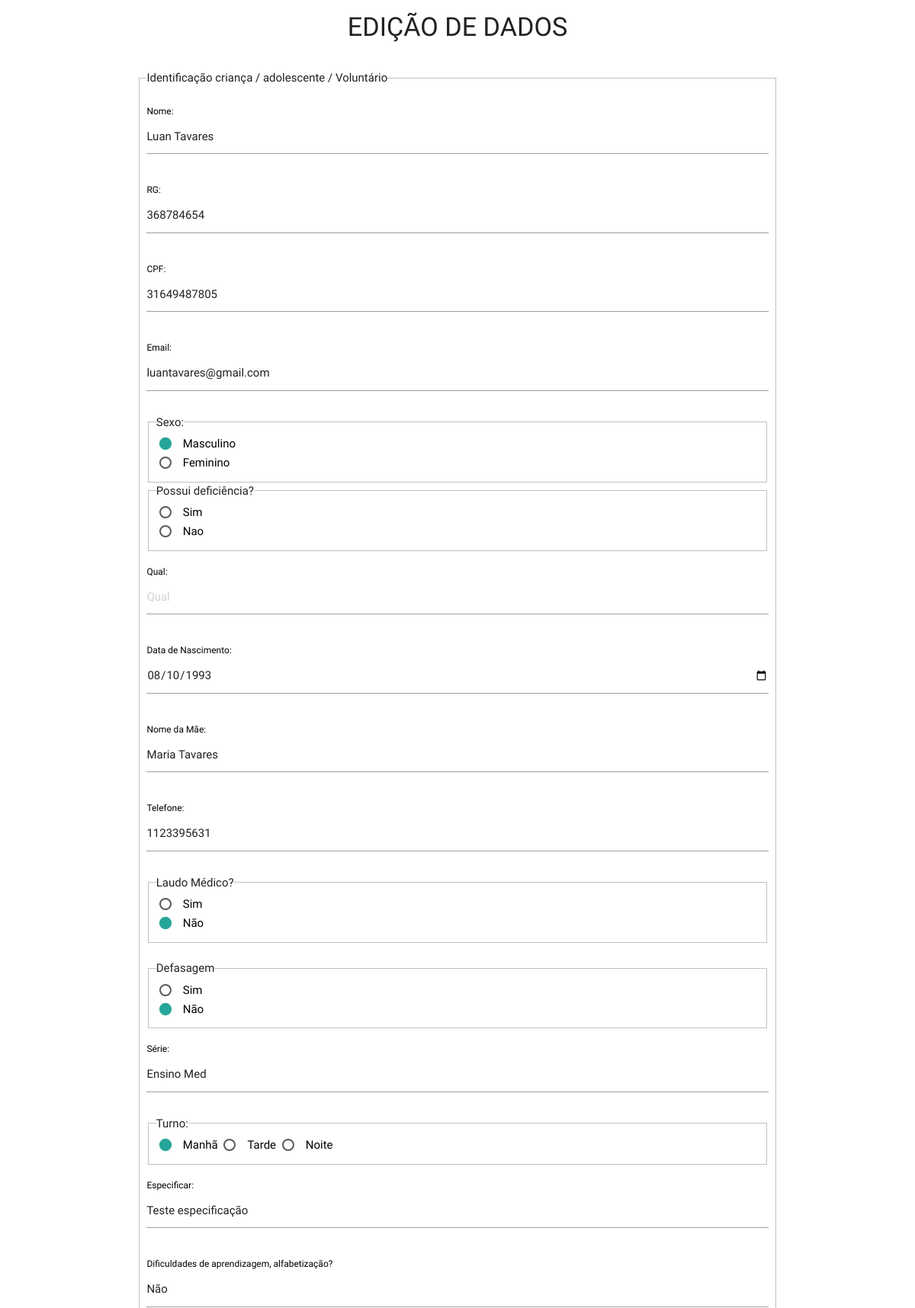
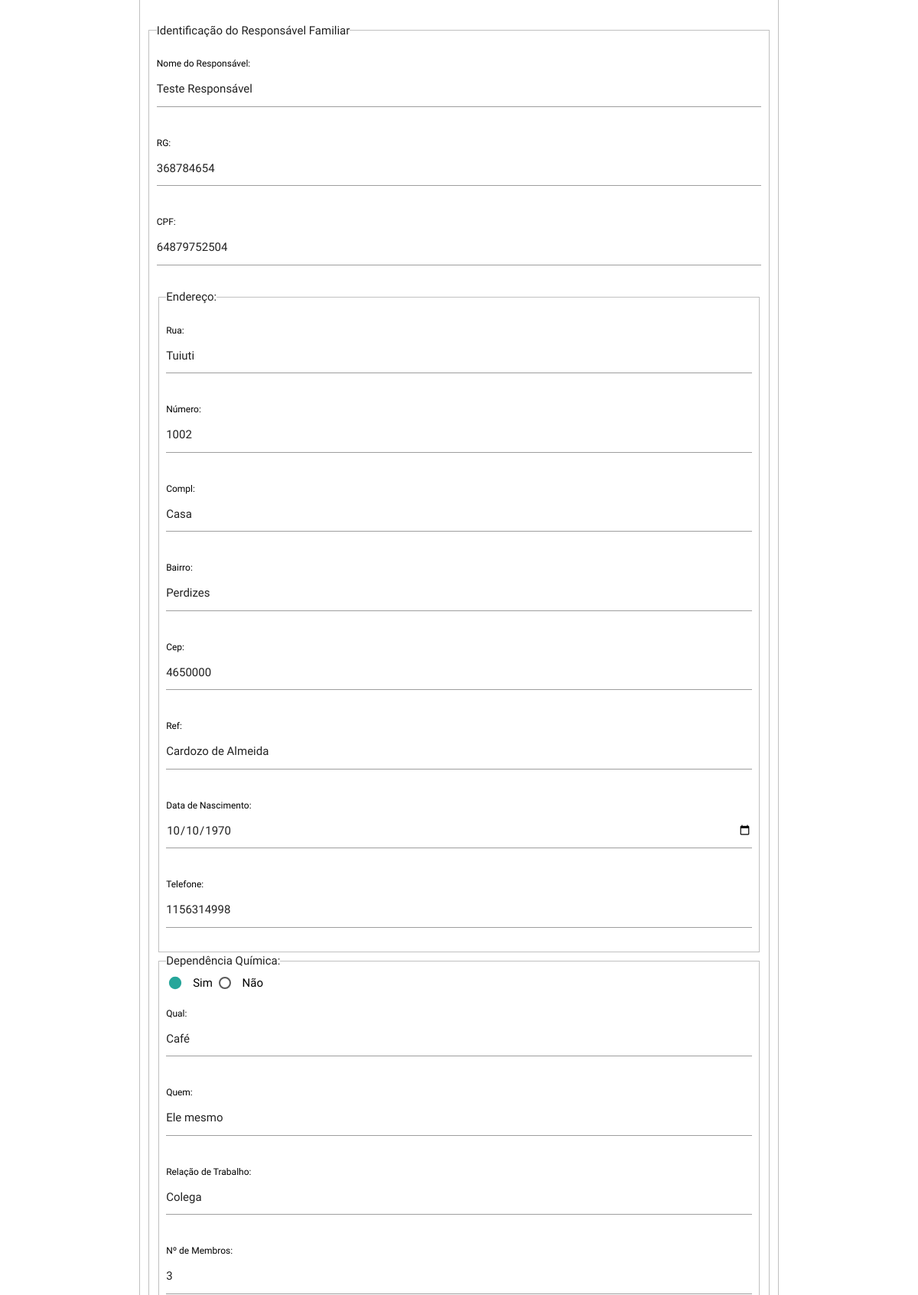
Page /editar_dados.php?id=22 (signed in, upper part) on the committed database (2 pictures, top to bottom).
### tables this page shows
CREATE TABLE `cadastro` (
  `id` int(11) NOT NULL,
  `tNome` varchar(200) NOT NULL,
  `tRg` int(11) NOT NULL,
  `tCpf` varchar(11) NOT NULL,
  `tMail` varchar(200) NOT NULL,
  `tSexo` varchar(100) NOT NULL,
  `input_fildeset_deficiencia` varchar(200) NOT NULL,
  `tQual` varchar(200) NOT NULL,
  `tNasc` date NOT NULL,
  `tNomeM` varchar(200) NOT NULL,
  `tTel` varchar(20) NOT NULL,
  `input_fildeset_laudo` varchar(200) NOT NULL,
  `input_fildeset_defasagem` varchar(200) NOT NULL,
  `tEscola` varchar(200) NOT NULL,
  `tSerie` varchar(10) NOT NULL,
  `input_fildeset_turno` varchar(30) NOT NULL,
  `tEspecificar` varchar(200) NOT NULL,
  `tDif` varchar(200) NOT NULL,
  `tNomeResp` varchar(200) NOT NULL,
  `tRgId` int(11) NOT NULL,
  `tCpfId` varchar(11) NOT NULL,
  `tRua` varchar(200) NOT NULL,
  `tNum` varchar(200) NOT NULL,
  `tCompl` varchar(200) NOT NULL,
  `tBairro` varchar(100) NOT NULL,
  `tCep` int(11) NOT NULL,
  `tRef` varchar(200) NOT NULL,
  `tNasc2` date NOT NULL,
  `tTel2` varchar(20) NOT NULL,
  `input_fildeset_dependencia` varchar(200) NOT NULL,
  `tQual2` varchar(200) NOT NULL,
  `tQuem` varchar(200) NOT NULL,
  `tRtrab` varchar(200) NOT NULL,
  `tNumM` int(11) NOT NULL,
  `tValor2` int(11) NOT NULL,
  `tPC` int(11) NOT NULL,
  `input_fildeset_beneficiario` varchar(3) NOT NULL,
  `tValor` int(11) NOT NULL,
  `tNomeMor` varchar(1000) NOT NULL,
  `tVinc` varchar(200) NOT NULL,
  `tDN` date NOT NULL,
  `tEsc` varchar(200) NOT NULL,
  `tOc` varchar(200) NOT NULL,
  `input_fildeset_tMoradia` varchar(30) NOT NULL,
  `tValor3` int(11) NOT NULL,
  `input_fildeset_tConstr` varchar(20) NOT NULL,
  `tAtv` varchar(200) NOT NULL,
  `tTr` varchar(200) NOT NULL
);

### editar_dados.php (the view, shortened to what this page needs)
<?php session_start(); if($_SESSION['userc'] and $_SESSION['senhac'] == true ){ include 'connect.php';?><?php
include 'connect.php';
$id= $_REQUEST["id"];
$sql = $pdo->prepare("select * from cadastro where id='$id' ");
$sql->execute();
$dados = $sql->fetch(PDO::FETCH_ASSOC);
?>
<!DOCTYPE html>
  <html lang="pt-br">
    <head>
      <link type="text/css" rel="stylesheet" href="css/materialize.min.css"  media="screen,projection"/>
      <link rel="stylesheet" type="text/css" href="css/style.css" >
    </head>
    <body>
    <div class="container">
      <h4 class="center">EDIÇÃO DE DADOS</h4><br/>
<form method="post" id="fContato" action="">
  <fieldset id="cadastro">
<legend>Identificação criança / adolescente / Voluntário</legend>
<p><label for="cNome">Nome:</label><input type="text" name="tNome" value="<?php echo $dados['tNome']?>" id="cNome" size="20" maxlength="40" placeholder="Nome Completo" /></p>
<p><label for="cRg">RG:</label><input type="text" name="tRg" value="<?php echo $dados['tRg']?>" id="cRg" size="9" maxlength="9" placeholder="RG"></p>
<p><label for="cCpf">CPF:</label><input type="text" name="tCpf" id="cCpf" value="<?php echo $dados['tCpf']?>" maxlength="11" placeholder="CPF"></p>
<p><label for="cEmail">Email:</label><input type="email" name="tMail" value="<?php echo $dados['tMail']?>" id="cEmail" size="20" maxlength="40" placeholder="Email" /></p>
<fieldset id="sexo"><legend>Sexo:</legend>
  <input type="radio" name="tSexo" value="Masculino" id="cMasc" <?php if ($dados['tSexo']=='Masculino'){echo 'checked';} ?>/><label for="cMasc">Masculino</label><br/>
  <input type="radio" name="tSexo" value="Feminino"  id="cFem" <?php if ($dados['tSexo']=='Feminino'){echo 'checked';} ?>/> <label for="cFem">Feminino</label><br/>
</fieldset>
<fieldset id="deficiencia"><legend>Possui deficiência?</legend>
  <input type="radio" name="tDeficiencia" value="Sim" id="cSim" <?php if ($dados['input_fildeset_deficiencia']=='Sim'){echo 'checked';} ?>/><label for="cSim">Sim</label><br/>
  <input type="radio" name="tDeficiencia" value="Nao" id="cNao" <?php if ($dados['input_fildeset_deficiencia']=='Nao'){echo 'checked';} ?>/><label for="cNao">Nao</label>
</fieldset>
<p><label for="cQual">Qual:<label><input type="text" name="tQual" value="<?php echo $dados['tQual']?>" id="cQual" size="20" maxlength="40" placeholder="Qual" /></p>
<p><label for="cNasc">Data de Nascimento:</label><input type="date"  name="tNasc" value="<?php echo $dados['tNasc']?>" id="cNasc"></p>
<p><label for="cNomeM">Nome da Mãe:</label><input type="text" name="tNomeM" value="<?php echo $dados['tNomeM']?>" id="cNomeM" size="20" maxlength="40" placeholder="Nome Completo" /></p>
<p><label for="cTel">Telefone:</label><input type="number" name="tTel" value="<?php echo $dados['tTel']?>" id="cTel" placeholder="(11)99999-9999"/></p>
<fieldset id="laudo"><legend>Laudo Médico?</legend>
  <input type="radio" name='tLaudo' value="Sim" id='cLaudoSim' <?php if ($dados['input_fildeset_laudo']=='Sim'){echo 'checked';} ?>/><label for='cLaudoSim'>Sim</label><br/>
  <input type="radio" name='tLaudo' value="Nao" id='cLaudoNao' <?php if ($dados['input_fildeset_laudo']=='Nao'){echo 'checked';} ?>/><label for='cLaudoNao'>Não</label>
</fieldset>
<br>
<fieldset id="defasagem"><legend>Defasagem</legend>
  <input type="radio" name="tDefa" value="Sim" id='cDefaSim' <?php if ($dados['input_fildeset_defasagem']=='Sim'){echo 'checked';} ?>/><label for='cDefaSim'>Sim</label><br/>
  <input type="radio" name="tDefa" value="Nao" id="cDefaNao" <?php if ($dados['input_fildeset_defasagem']=='Nao'){echo 'checked';} ?>/><label for="cDefaNao">Não</label>
</fieldset>
<p><label for="cSerie">Série:</label><input type="text" name="tSerie" value="<?php echo $dados['tSerie']?>" id="cSerie" size="20" maxlength="40" placeholder="Escreva por Extenso"></p>
<fieldset><legend>Turno:</legend>
  <input type="radio" value="Manha" name="tTurno" id="cManha" <?php if ($dados['input_fildeset_turno']=='Manha'){echo 'checked';} ?> /><label for="cManha" >Manhã</label>
  <input type="radio" value="Tarde" name="tTurno" id="cTarde" <?php if ($dados['input_fildeset_turno']=='Tarde'){echo 'checked';} ?> /><label for="cTarde">Tarde</label>
  <input type="radio" value="Noite" name="tTurno" id="cNoite" <?php if ($dados['input_fildeset_turno']=='Noite'){echo 'checked';} ?> /><label for="cNoite">Noite</label>
</fieldset>
<p><label for="cEspc">Especificar:</label><input type="text" name="tEspc" value="<?php echo $dados['tEspecificar']?>" id="cEspc" size="30" maxlength="40" placeholder="Especifique"></p>
<p><label for="cDif">Dificuldades de aprendizagem, alfabetização?</label><input type="text" name="tDif" value="<?php echo $dados['tDif']?>" id="cDif" size="20" maxlength="30" placeholder="Insira Texto"></p>
  <fieldset id="cadastro_resp">
<legend>Identificação do Responsável Familiar</legend>
<p><label for="cNomeResp">Nome do Responsável:</label><input type="text" name="tNomeResp" value="<?php echo $dados['tNomeResp']?>" id="cNomeResp" size="20" maxlength="40" placeholder="Nome Completo" /></p>
<p><label for="cRgId">RG:</label><input type="text" name="tRg" value="<?php echo $dados['tRg']?>" id="cRgId" size="9" maxlength="9" placeholder="RG"></p>
<p><label for="cCpfId">CPF:</label><input type="text" name="tCpfId" value="<?php echo $dados['tCpfId']?>" id="cCpfId" size="11" maxlength="11" placeholder="CPF"></p>
<fieldset id="endereco"><legend>Endereço:</legend>
<p><label for="cRua">Rua:</label><input type="text" name="tRua" value="<?php echo $dados['tRua']?>" id="cRua" size="13" maxlength="80" placeholder="Rua"></p>
<p><label for="cNum">Número:</label><input type="Number" name="tNum" value="<?php echo $dados['tNum']?>" id="cNum" min="0" max="99999"></p>
<p><label for="cCompl">Compl:</label><input type="text" name="tCompl" value="<?php echo $dados['tCompl']?>" id="cCompl" size="10" maxlength="20"></p>
<p><label for="cBairro">Bairro:</label><input type="text" name="tBairro" value="<?php echo $dados['tBairro']?>" id="cBairro" size="30" maxlength="40"></p>
<p><label for="cCep">Cep:</label><input type="number" name="tCep" value="<?php echo $dados['tCep']?>" id="cCep"></p>
<p><label for="cRef">Ref:</label><input type="text" name="tRef" value="<?php echo $dados['tRef']?>" id="cRef" size="30" maxlength="40"></p>
<p><label for="cNasc2">Data de Nascimento:</label><input type="date" name="tNasc2" value="<?php echo $dados['tNasc2']?>" id="cNasc2"></p>
<p><label for="cTel2">Telefone:</label><input type="text" name="tTel2" value="<?php echo $dados['tTel2']?>" id="cTel2" size="30" maxlength="40"></p></fieldset>
<fieldset id="dependencia"><legend>Dependência Química:</legend>
  <input type="radio" value="Sim" name="tDepend" id="cDepend1" <?php if ($dados['input_fildeset_dependencia']=='Sim'){echo 'checked';} ?>><label for="cDepend1" >Sim</label>
  <input type="radio" value="Nao" name="tDepend" id="cDepend2" <?php if ($dados['input_fildeset_dependencia']=='Nao'){echo 'checked';} ?>><label for="cDepend2">Não</label>
<p><label for="cQual2">Qual:</label><input type="text" name="tQual2" value="<?php echo $dados['tQual2']?>" id="cQual2" size="13" maxlength="80" placeholder="Digite o texto"></p>
<p><label for="cQuem">Quem:</label><input type="text" name="tQuem" value="<?php echo $dados['tQuem']?>" id="cQuem" size="13" maxlength="80" placeholder="Digite o texto"></p>
<p><label for="tRtrab">Relação de Trabalho:</label><input type="text" name="tRtrab" value="<?php echo $dados['tRtrab']?>" id="cRtrab" size="13" maxlength="80" placeholder="Digite o texto"></p>
<p><label for="cNumM">Nº de Membros:</label><input type="number" name="tNumM" value="<?php echo $dados['tNumM']?>" id="cNumM" placeholder="Digite o texto"></p>
<p><label for="tPC">Per Capita:</label><input type="text" name="tPC" value="<?php echo $dados['tPC']?>"  id="cPC" size="13" maxlength="80" placeholder="Digite o texto"></p></fieldset>
  </fieldset>
<br/>
<br/>
<p><label for="cTr">Técnico Responsável:</label><input type="text" name="tTr" value="<?php echo $dados['tTr']?>" id="cTr" size="30" maxlength="40" placeholder="Insira Texto"></p><br><br><br><br>
<input type="submit" name="atualiza" class="waves-effect waves-light btn right blue darken-1" value="ATUALIZAR" /><br><br><br><br>
</form>
      </div>
    </body>
  </html>
    ?><?php }else{ header('location:http://ongresgatandovidas.com/cadastro/');}?>

### css/style.css (style rules this page uses)
label { font: verdana; color: #000000; }

### rows in the picture
cadastro: tNome "Luan Tavares", tRg "368784654", tCpf "31649487805", tMail "luantavares@gmail.com", tNasc "08/10/1993", tNomeM "Maria Tavares", tTel "1123395631", tSerie "Ensino Med", tEspc "Teste especificação", tDif "Não", tNomeResp "Teste Responsável", tCpfId "64879752504", tRua "Tuiuti", tNum "1002", tCompl "Casa", tBairro "Perdizes", tCep "4650000", tRef "Cardozo de Almeida", tNasc2 "10/10/1970", tTel2 "1156314998", tQual2 "Café", tQuem "Ele mesmo", tRtrab "Colega", tNumM "3"
